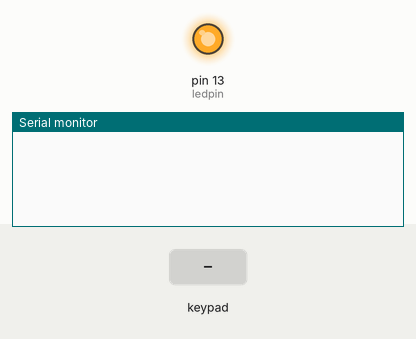
This sketch was run on a simulated Arduino Uno, built with avr-gcc and run on an emulated ATmega328P. On the bench: output pins drawn as LEDs (lit = HIGH), the last lines printed to the serial monitor. The inputs (shaded band) are chosen by the test bench.

Above: at 1.2 s.
1.3 s: key '1' pressed
At 2.5 s:
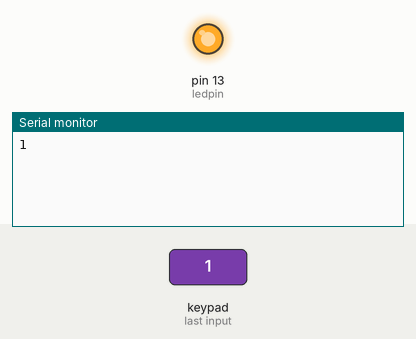
2.8 s: keypad keys 2 3 6 7 # pressed 0.4 s apart
At 5.1 s:
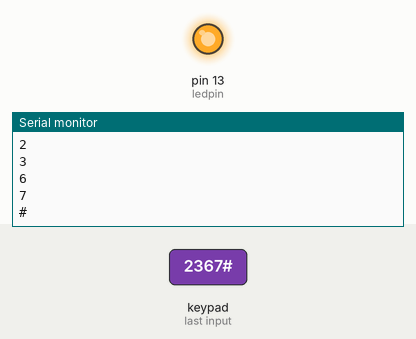
6.3 s: key 'A' pressed
At 7.5 s:
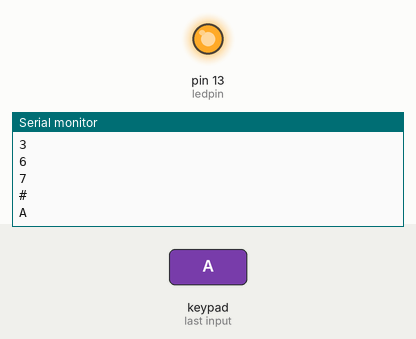
7.8 s: keypad keys 2 3 6 7 * pressed 0.4 s apart
At 9.9 s:
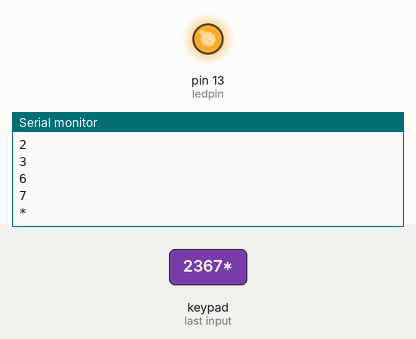
11.3 s: key 'B' pressed
At 12.5 s:
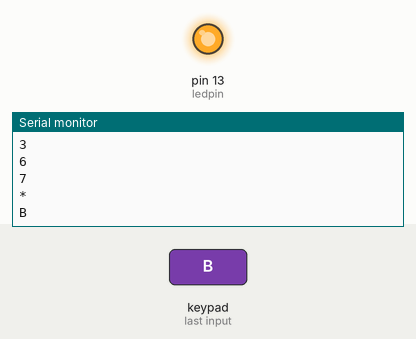
12.8 s: keypad keys 2 3 6 7 D pressed 0.4 s apart
At 15.0 s:
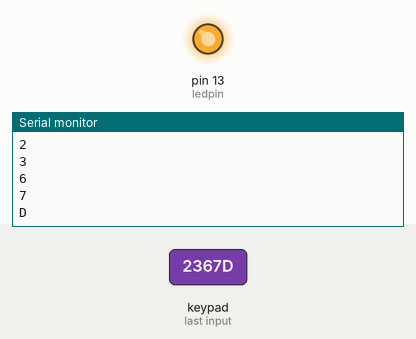
Timing chart, 0 to 16.5 s (numbered marks = the images above; inputs shaded):
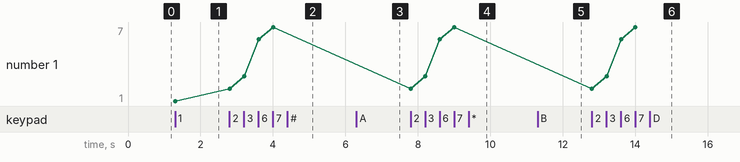

The sketch:

teclado.ino
```cpp
/*  Keypadtest.pde
 *
 *  Demonstrate the simplest use of the  keypad library.
 *
 *  The first step is to connect your keypad to the
 *  Arduino  using the pin numbers listed below in
 *  rowPins[] and colPins[]. If you want to use different
 *  pins then  you  can  change  the  numbers below to
 *  match your setup.
 *
 */
#include <Keypad.h>

const byte ROWS = 4; // Four rows
const byte COLS = 4; // Three columns
// Define the Keymap
char keys[ROWS][COLS] = {
  {'1','2','3','A'},
  {'4','5','6','B'},
  {'7','8','9','C'},
  {'*','0','#','D'}
};
// Connect keypad ROW0, ROW1, ROW2 and ROW3 to these Arduino pins.
byte rowPins[4] = { 2,3,6,7 };
byte colPins[4] = { A2, A1,A0, 9 };

// Create the Keypad
Keypad kpd = Keypad( makeKeymap(keys), rowPins, colPins, ROWS, COLS );

#define ledpin 13

void setup()
{
  pinMode(ledpin,OUTPUT);
  digitalWrite(ledpin, HIGH);
  Serial.begin(9600);
}

void loop()
{
  char key = kpd.getKey();
  if(key)  // Check for a valid key.
  {
    switch (key)
    {
      default:
        Serial.println(key);
    }
  }
}
```

Measured:
- after the input at 1.3 s, the serial monitor: prints a new line at once (image 1)
- after the input at 2.8 s, the serial monitor: prints a new line at once (image 2)
- after the input at 6.3 s, the serial monitor: prints a new line at once (image 3)
- after the input at 7.8 s, the serial monitor: prints a new line at once (image 4)
- after the input at 11.3 s, the serial monitor: prints a new line at once (image 5)
- after the input at 12.8 s, the serial monitor: prints a new line at once (image 6)
- plotted number 1: 1 → 7 after the input at 2.8 s
